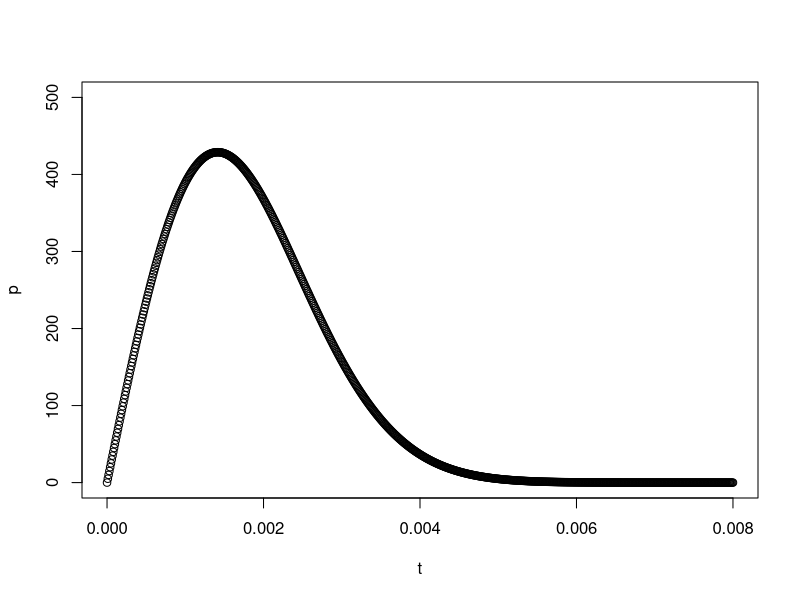
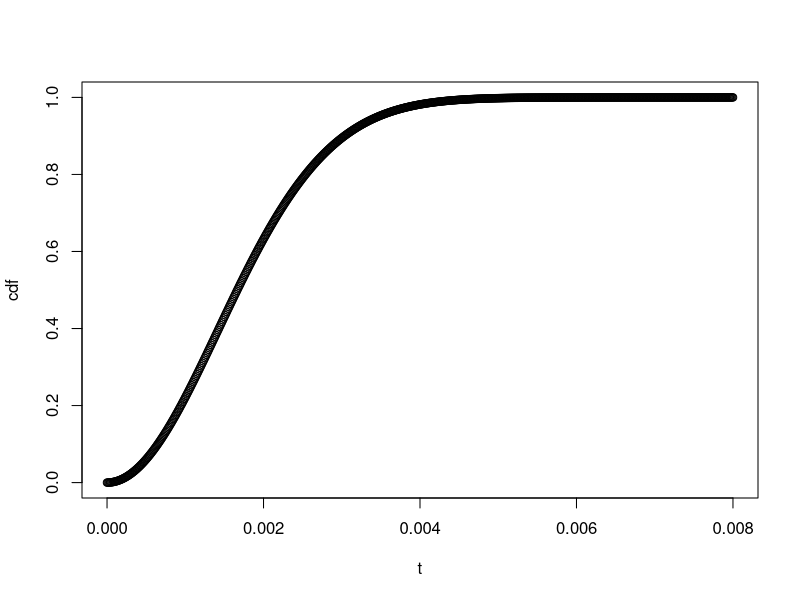
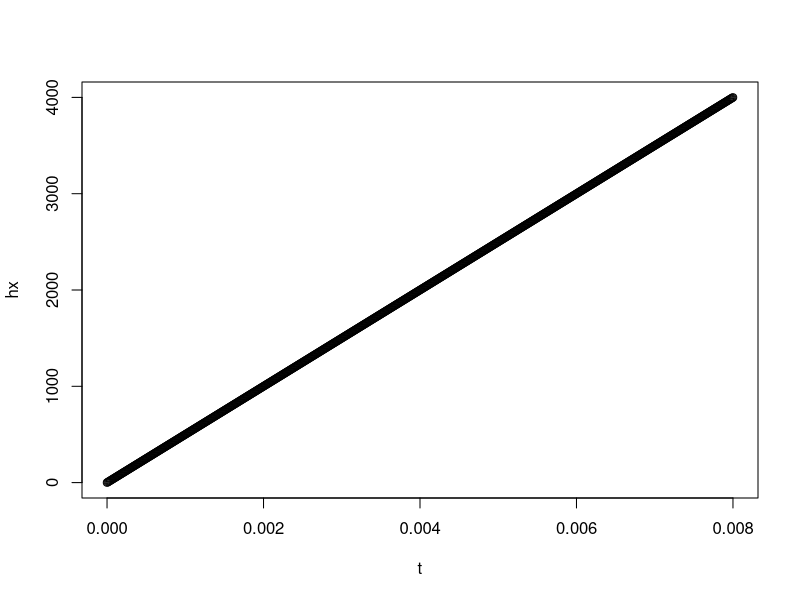

Here is the R script that generated these plots, in order:
# Q 4. WEIBULL (Cancer)
t<-seq(from=0,to=0.008,by=0.00001)
a<-2 #(shape)
b<-0.002 #(scale)
p<-dweibull(t,a,b)
plot(t,p,xlim=c(0,0.008),ylim=c(0,500))
#i) Mean
m1<-sum(t*p)/100000;m1
#or
m2<-b*gamma(1+1/b);m2
#ii) HRF
cdf<-pweibull(t,a,b)
plot(t,cdf)
hx<-p/(1-cdf)
plot(t,hx)